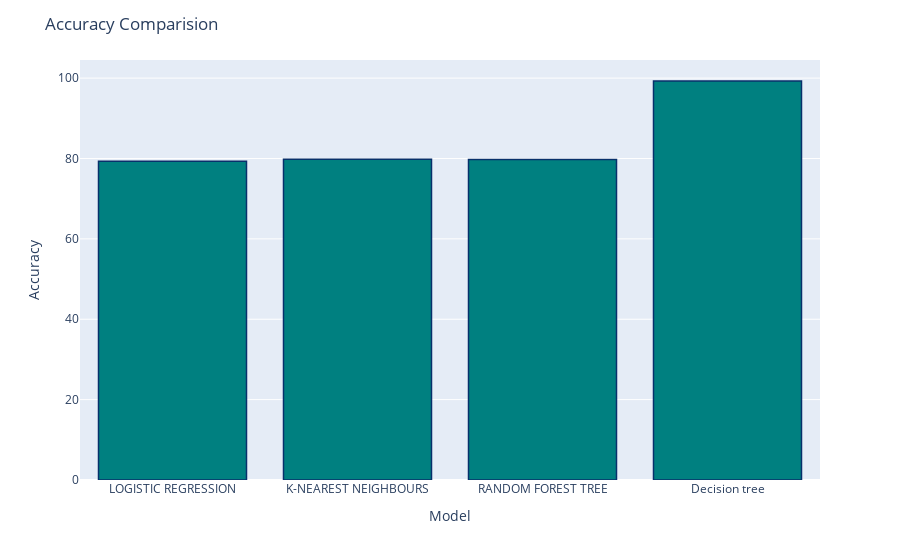

The notebook cell this image was saved under:
### Markdown cell above
ACCURACY COMPARISION

### Code cell
import plotly.express as px
fig = px.bar(x=list(accuracies.keys()), y=list(accuracies.values()))
fig.update_traces(marker_color='teal', marker_line_color='rgb(8,48,107)', marker_line_width=1.5)
fig.update_layout(title="Accuracy Comparision", xaxis_title="Model", yaxis_title="Accuracy")
fig.show()

### Figure 1 — Plotly figure (JSON) as saved in the notebook; plotly's stock layout.template omitted (floating-point values rounded to 4 significant figures)
{"data": [{"alignmentgroup": "True", "hovertemplate": "x=%{x}<br>y=%{y}<extra></extra>", "legendgroup": "", "marker": {"color": "teal", "line": {"color": "rgb(8,48,107)", "width": 1.5}, "pattern": {"shape": ""}}, "name": "", "offsetgroup": "", "orientation": "v", "showlegend": false, "textposition": "auto", "type": "bar", "x": ["LOGISTIC REGRESSION", "K-NEAREST NEIGHBOURS", "RANDOM FOREST TREE", "Decision tree"], "xaxis": "x", "y": [79.31, 79.8, 79.73, 99.28], "yaxis": "y"}], "layout": {"barmode": "relative", "legend": {"tracegroupgap": 0}, "margin": {"t": 60}, "title": {"text": "Accuracy Comparision"}, "xaxis": {"anchor": "y", "domain": [0, 1], "title": {"text": "Model"}}, "yaxis": {"anchor": "x", "domain": [0, 1], "title": {"text": "Accuracy"}}}}
